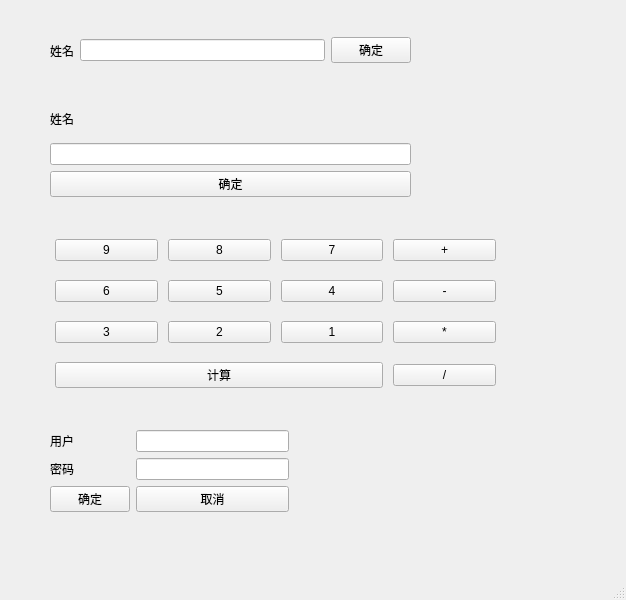
<?xml version="1.0" encoding="UTF-8"?>
<ui version="4.0">
 <class>MainWindow</class>
 <widget class="QMainWindow" name="MainWindow">
  <property name="geometry">
   <rect>
    <x>0</x>
    <y>0</y>
    <width>626</width>
    <height>600</height>
   </rect>
  </property>
  <property name="mouseTracking">
   <bool>false</bool>
  </property>
  <property name="windowTitle">
   <string>MainWindow</string>
  </property>
  <widget class="QWidget" name="centralwidget">
   <widget class="QWidget" name="">
    <property name="geometry">
     <rect>
      <x>50</x>
      <y>30</y>
      <width>361</width>
      <height>41</height>
     </rect>
    </property>
    <layout class="QHBoxLayout" name="horizontalLayout">
     <item>
      <widget class="QLabel" name="label">
       <property name="text">
        <string>姓名</string>
       </property>
      </widget>
     </item>
     <item>
      <widget class="QLineEdit" name="lineEdit"/>
     </item>
     <item>
      <widget class="QPushButton" name="pushButton">
       <property name="text">
        <string>确定</string>
       </property>
      </widget>
     </item>
    </layout>
   </widget>
   <widget class="QWidget" name="">
    <property name="geometry">
     <rect>
      <x>50</x>
      <y>100</y>
      <width>361</width>
      <height>97</height>
     </rect>
    </property>
    <layout class="QVBoxLayout" name="verticalLayout">
     <item>
      <widget class="QLabel" name="label_2">
       <property name="text">
        <string>姓名</string>
       </property>
      </widget>
     </item>
     <item>
      <widget class="QLineEdit" name="lineEdit_2"/>
     </item>
     <item>
      <widget class="QPushButton" name="pushButton_2">
       <property name="text">
        <string>确定</string>
       </property>
      </widget>
     </item>
    </layout>
   </widget>
   <widget class="QWidget" name="">
    <property name="geometry">
     <rect>
      <x>50</x>
      <y>230</y>
      <width>451</width>
      <height>171</height>
     </rect>
    </property>
    <layout class="QGridLayout" name="gridLayout">
     <property name="leftMargin">
      <number>5</number>
     </property>
     <property name="rightMargin">
      <number>5</number>
     </property>
     <property name="spacing">
      <number>10</number>
     </property>
     <item row="0" column="0">
      <widget class="QPushButton" name="pushButton_3">
       <property name="text">
        <string>9</string>
       </property>
      </widget>
     </item>
     <item row="0" column="1">
      <widget class="QPushButton" name="pushButton_4">
       <property name="text">
        <string>8</string>
       </property>
      </widget>
     </item>
     <item row="0" column="2">
      <widget class="QPushButton" name="pushButton_16">
       <property name="text">
        <string>7</string>
       </property>
      </widget>
     </item>
     <item row="0" column="3">
      <widget class="QPushButton" name="pushButton_15">
       <property name="text">
        <string>+</string>
       </property>
      </widget>
     </item>
     <item row="1" column="0">
      <widget class="QPushButton" name="pushButton_6">
       <property name="text">
        <string>6</string>
       </property>
      </widget>
     </item>
     <item row="1" column="1">
      <widget class="QPushButton" name="pushButton_7">
       <property name="text">
        <string>5</string>
       </property>
      </widget>
     </item>
     <item row="1" column="2">
      <widget class="QPushButton" name="pushButton_5">
       <property name="text">
        <string>4</string>
       </property>
      </widget>
     </item>
     <item row="1" column="3">
      <widget class="QPushButton" name="pushButton_8">
       <property name="text">
        <string>-</string>
       </property>
      </widget>
     </item>
     <item row="2" column="0">
      <widget class="QPushButton" name="pushButton_11">
       <property name="text">
        <string>3</string>
       </property>
      </widget>
     </item>
     <item row="2" column="1">
      <widget class="QPushButton" name="pushButton_10">
       <property name="text">
        <string>2</string>
       </property>
      </widget>
     </item>
     <item row="2" column="2">
      <widget class="QPushButton" name="pushButton_9">
       <property name="text">
        <string>1</string>
       </property>
      </widget>
     </item>
     <item row="2" column="3">
      <widget class="QPushButton" name="pushButton_14">
       <property name="text">
        <string>*</string>
       </property>
      </widget>
     </item>
     <item row="3" column="0" colspan="3">
      <widget class="QPushButton" name="pushButton_12">
       <property name="text">
        <string>计算</string>
       </property>
      </widget>
     </item>
     <item row="3" column="3">
      <widget class="QPushButton" name="pushButton_13">
       <property name="text">
        <string>/</string>
       </property>
      </widget>
     </item>
    </layout>
   </widget>
   <widget class="QWidget" name="">
    <property name="geometry">
     <rect>
      <x>50</x>
      <y>430</y>
      <width>239</width>
      <height>101</height>
     </rect>
    </property>
    <layout class="QFormLayout" name="formLayout">
     <item row="0" column="0">
      <widget class="QLabel" name="label_3">
       <property name="text">
        <string>用户</string>
       </property>
      </widget>
     </item>
     <item row="0" column="1">
      <widget class="QLineEdit" name="lineEdit_4"/>
     </item>
     <item row="1" column="0">
      <widget class="QLabel" name="label_4">
       <property name="text">
        <string>密码</string>
       </property>
      </widget>
     </item>
     <item row="1" column="1">
      <widget class="QLineEdit" name="lineEdit_3"/>
     </item>
     <item row="2" column="0">
      <widget class="QPushButton" name="pushButton_17">
       <property name="text">
        <string>确定</string>
       </property>
      </widget>
     </item>
     <item row="2" column="1">
      <widget class="QPushButton" name="pushButton_18">
       <property name="text">
        <string>取消</string>
       </property>
      </widget>
     </item>
    </layout>
   </widget>
  </widget>
  <widget class="QMenuBar" name="menubar">
   <property name="geometry">
    <rect>
     <x>0</x>
     <y>0</y>
     <width>626</width>
     <height>31</height>
    </rect>
   </property>
  </widget>
  <widget class="QStatusBar" name="statusbar"/>
 </widget>
 <resources/>
 <connections/>
</ui>
